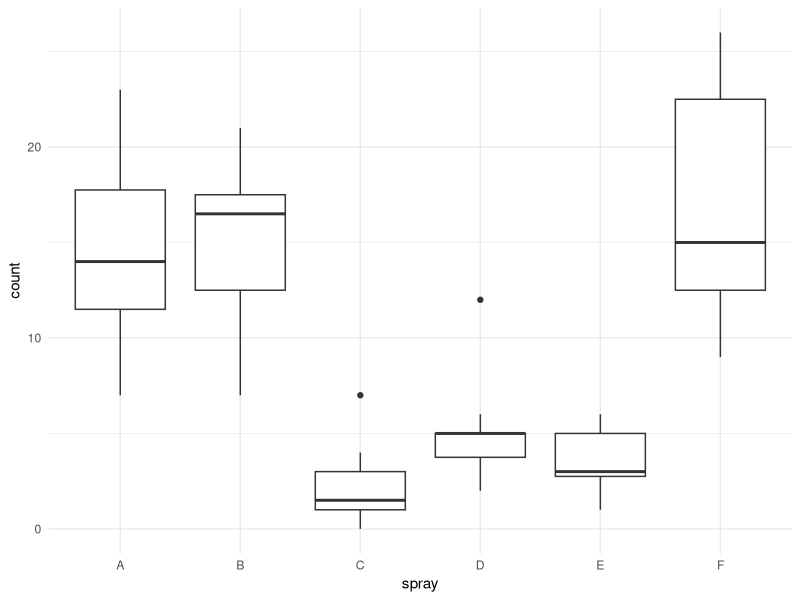
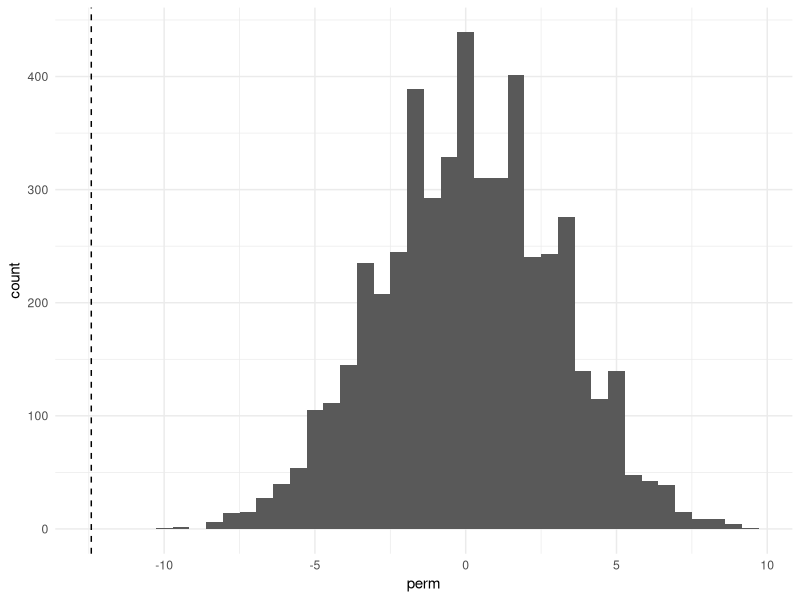

Write the R code that produced these figures, in order.
## ---- chunk 1
#| label: setup
#| message: false
library(tidyverse)
library(marginaleffects)
## ---- chunk 2
pg <- PlantGrowth |> rename(treatment = group)
## ---- chunk 3
kruskal.test(weight ~ treatment, data = pg)
## ---- chunk 4
m_rank <- lm(rank(weight) ~ treatment, data = pg)
anova(m_rank)
## ---- chunk 5
cor.test(~ Girth + Volume, data = trees, method = "spearman", exact = FALSE)
coef(lm(rank(Volume) ~ rank(Girth), data = trees))[2]
## ---- chunk 6
signed_rank <- function(x) sign(x) * rank(abs(x))
d <- with(reshape(sleep, idvar = "ID", timevar = "group", direction = "wide"), extra.2 - extra.1)
wilcox.test(d, exact = FALSE)
summary(lm(signed_rank(d) ~ 1))$coefficients
## ---- chunk 7
#| label: fig-sprays
#| fig-cap: "Insect counts by spray"
ggplot(InsectSprays, aes(spray, count)) +
  geom_boxplot() +
  theme_minimal()
## ---- chunk 8
m_sp <- lm(count ~ spray, data = InsectSprays)
avg_comparisons(m_sp, variables = list(spray = "reference"))
avg_comparisons(m_sp, variables = list(spray = "reference"), vcov = "HC3")
## ---- chunk 9
two <- InsectSprays |> filter(spray %in% c("A", "C")) |> droplevels()
obs <- coef(lm(count ~ spray, data = two))[2]

set.seed(14)
perm <- replicate(5000, {
  shuffled <- two
  shuffled$spray <- sample(shuffled$spray)
  coef(lm(count ~ spray, data = shuffled))[2]
})
mean(abs(perm) >= abs(obs))
## ---- chunk 10
#| label: fig-perm
#| fig-cap: "Permutation distribution of the difference (dashed = observed)"
ggplot(data.frame(perm), aes(perm)) +
  geom_histogram(bins = 40) +
  geom_vline(xintercept = obs, linetype = "dashed") +
  theme_minimal()
